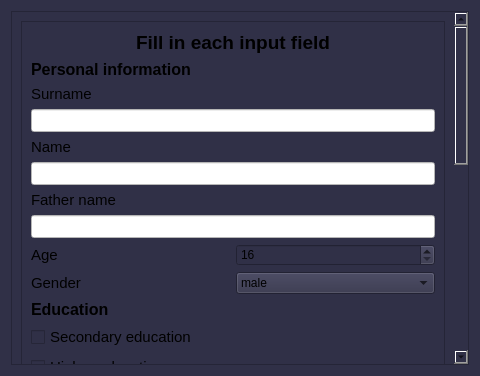
<?xml version="1.0" encoding="UTF-8"?>
<ui version="4.0">
 <class>SignUp</class>
 <widget class="QDialog" name="SignUp">
  <property name="geometry">
   <rect>
    <x>0</x>
    <y>0</y>
    <width>480</width>
    <height>376</height>
   </rect>
  </property>
  <property name="minimumSize">
   <size>
    <width>480</width>
    <height>376</height>
   </size>
  </property>
  <property name="maximumSize">
   <size>
    <width>480</width>
    <height>376</height>
   </size>
  </property>
  <property name="windowTitle">
   <string>Sign up</string>
  </property>
  <property name="styleSheet">
   <string notr="true">background-color: rgb(48, 48, 71);</string>
  </property>
  <layout class="QHBoxLayout" name="horizontalLayout">
   <item>
    <widget class="QScrollArea" name="scrollArea">
     <property name="widgetResizable">
      <bool>true</bool>
     </property>
     <widget class="QWidget" name="scrollAreaWidgetContents_2">
      <property name="geometry">
       <rect>
        <x>0</x>
        <y>-420</y>
        <width>446</width>
        <height>818</height>
       </rect>
      </property>
      <layout class="QHBoxLayout" name="horizontalLayout_2">
       <item>
        <widget class="QFrame" name="frame">
         <property name="minimumSize">
          <size>
           <width>0</width>
           <height>800</height>
          </size>
         </property>
         <property name="styleSheet">
          <string notr="true"/>
         </property>
         <property name="frameShape">
          <enum>QFrame::StyledPanel</enum>
         </property>
         <property name="frameShadow">
          <enum>QFrame::Raised</enum>
         </property>
         <layout class="QVBoxLayout" name="verticalLayout">
          <item>
           <widget class="QLabel" name="label">
            <property name="font">
             <font>
              <pointsize>14</pointsize>
              <bold>true</bold>
             </font>
            </property>
            <property name="text">
             <string>Fill in each input field</string>
            </property>
            <property name="alignment">
             <set>Qt::AlignCenter</set>
            </property>
           </widget>
          </item>
          <item>
           <widget class="QLabel" name="label_10">
            <property name="font">
             <font>
              <pointsize>12</pointsize>
              <bold>true</bold>
             </font>
            </property>
            <property name="text">
             <string>Personal information</string>
            </property>
           </widget>
          </item>
          <item>
           <widget class="QLabel" name="label_2">
            <property name="font">
             <font>
              <pointsize>11</pointsize>
             </font>
            </property>
            <property name="text">
             <string>Surname</string>
            </property>
           </widget>
          </item>
          <item>
           <widget class="QLineEdit" name="surname">
            <property name="font">
             <font>
              <pointsize>10</pointsize>
             </font>
            </property>
            <property name="styleSheet">
             <string notr="true">background-color: rgb(255, 255, 255);
color: rgb(12, 12, 12);</string>
            </property>
           </widget>
          </item>
          <item>
           <widget class="QLabel" name="label_3">
            <property name="font">
             <font>
              <pointsize>11</pointsize>
             </font>
            </property>
            <property name="text">
             <string>Name</string>
            </property>
           </widget>
          </item>
          <item>
           <widget class="QLineEdit" name="name">
            <property name="font">
             <font>
              <pointsize>10</pointsize>
             </font>
            </property>
            <property name="styleSheet">
             <string notr="true">background-color: rgb(255, 255, 255);
color: rgb(12, 12, 12);</string>
            </property>
           </widget>
          </item>
          <item>
           <widget class="QLabel" name="label_4">
            <property name="font">
             <font>
              <pointsize>11</pointsize>
             </font>
            </property>
            <property name="text">
             <string>Father name</string>
            </property>
           </widget>
          </item>
          <item>
           <widget class="QLineEdit" name="last_name">
            <property name="font">
             <font>
              <pointsize>10</pointsize>
             </font>
            </property>
            <property name="styleSheet">
             <string notr="true">background-color: rgb(255, 255, 255);
color: rgb(12, 12, 12);</string>
            </property>
           </widget>
          </item>
          <item>
           <layout class="QHBoxLayout" name="horizontalLayout_6">
            <item>
             <widget class="QLabel" name="label_7">
              <property name="font">
               <font>
                <pointsize>11</pointsize>
               </font>
              </property>
              <property name="text">
               <string>Age</string>
              </property>
             </widget>
            </item>
            <item>
             <widget class="QSpinBox" name="ageSpinBox">
              <property name="minimum">
               <number>16</number>
              </property>
              <property name="maximum">
               <number>100</number>
              </property>
             </widget>
            </item>
           </layout>
          </item>
          <item>
           <layout class="QHBoxLayout" name="horizontalLayout_7">
            <item>
             <widget class="QLabel" name="label_8">
              <property name="font">
               <font>
                <pointsize>11</pointsize>
               </font>
              </property>
              <property name="text">
               <string>Gender</string>
              </property>
             </widget>
            </item>
            <item>
             <widget class="QComboBox" name="genderComboBox">
              <item>
               <property name="text">
                <string>male</string>
               </property>
              </item>
              <item>
               <property name="text">
                <string>female</string>
               </property>
              </item>
             </widget>
            </item>
           </layout>
          </item>
          <item>
           <widget class="QLabel" name="label_9">
            <property name="font">
             <font>
              <pointsize>12</pointsize>
              <bold>true</bold>
             </font>
            </property>
            <property name="text">
             <string>Education</string>
            </property>
           </widget>
          </item>
          <item>
           <layout class="QVBoxLayout" name="verticalLayout_2">
            <item>
             <widget class="QCheckBox" name="checkBox">
              <property name="font">
               <font>
                <pointsize>11</pointsize>
               </font>
              </property>
              <property name="text">
               <string>Secondary education</string>
              </property>
             </widget>
            </item>
           </layout>
          </item>
          <item>
           <widget class="QCheckBox" name="checkBox_2">
            <property name="font">
             <font>
              <pointsize>11</pointsize>
             </font>
            </property>
            <property name="text">
             <string>Higher education</string>
            </property>
           </widget>
          </item>
          <item>
           <widget class="QLabel" name="label_11">
            <property name="font">
             <font>
              <pointsize>11</pointsize>
             </font>
            </property>
            <property name="text">
             <string>University</string>
            </property>
           </widget>
          </item>
          <item>
           <widget class="QLineEdit" name="university">
            <property name="font">
             <font>
              <pointsize>10</pointsize>
             </font>
            </property>
            <property name="styleSheet">
             <string notr="true">background-color: rgb(255, 255, 255);
color: rgb(33, 33, 33);</string>
            </property>
           </widget>
          </item>
          <item>
           <widget class="QLabel" name="label_12">
            <property name="font">
             <font>
              <pointsize>11</pointsize>
             </font>
            </property>
            <property name="text">
             <string>Faculty</string>
            </property>
           </widget>
          </item>
          <item>
           <widget class="QLineEdit" name="faculty">
            <property name="font">
             <font>
              <pointsize>10</pointsize>
             </font>
            </property>
            <property name="styleSheet">
             <string notr="true">background-color: rgb(255, 255, 255);
color: rgb(33, 33, 33);</string>
            </property>
            <property name="text">
             <string/>
            </property>
           </widget>
          </item>
          <item>
           <widget class="QLabel" name="label_14">
            <property name="font">
             <font>
              <pointsize>11</pointsize>
             </font>
            </property>
            <property name="text">
             <string>Speciality</string>
            </property>
           </widget>
          </item>
          <item>
           <widget class="QLineEdit" name="speciality">
            <property name="font">
             <font>
              <pointsize>10</pointsize>
             </font>
            </property>
            <property name="styleSheet">
             <string notr="true">background-color: rgb(255, 255, 255);
color: rgb(33, 33, 33);</string>
            </property>
           </widget>
          </item>
          <item>
           <widget class="QLabel" name="label_13">
            <property name="font">
             <font>
              <pointsize>11</pointsize>
             </font>
            </property>
            <property name="text">
             <string>Degree</string>
            </property>
           </widget>
          </item>
          <item>
           <widget class="QLineEdit" name="degree">
            <property name="font">
             <font>
              <pointsize>10</pointsize>
             </font>
            </property>
            <property name="styleSheet">
             <string notr="true">background-color: rgb(255, 255, 255);
color: rgb(12, 12, 12);</string>
            </property>
           </widget>
          </item>
          <item>
           <layout class="QHBoxLayout" name="horizontalLayout_12">
            <item>
             <widget class="QLabel" name="label_15">
              <property name="font">
               <font>
                <pointsize>11</pointsize>
               </font>
              </property>
              <property name="text">
               <string>Year of admission</string>
              </property>
             </widget>
            </item>
            <item>
             <widget class="QSpinBox" name="admissionSpinBox">
              <property name="buttonSymbols">
               <enum>QAbstractSpinBox::NoButtons</enum>
              </property>
              <property name="minimum">
               <number>1950</number>
              </property>
              <property name="maximum">
               <number>2024</number>
              </property>
             </widget>
            </item>
            <item>
             <widget class="QLabel" name="label_16">
              <property name="font">
               <font>
                <pointsize>11</pointsize>
               </font>
              </property>
              <property name="text">
               <string>Year of graduation</string>
              </property>
             </widget>
            </item>
            <item>
             <widget class="QSpinBox" name="graduationSpinBox">
              <property name="buttonSymbols">
               <enum>QAbstractSpinBox::NoButtons</enum>
              </property>
              <property name="minimum">
               <number>1954</number>
              </property>
              <property name="maximum">
               <number>2050</number>
              </property>
             </widget>
            </item>
           </layout>
          </item>
          <item>
           <widget class="QCheckBox" name="checkBox_3">
            <property name="font">
             <font>
              <pointsize>11</pointsize>
             </font>
            </property>
            <property name="layoutDirection">
             <enum>Qt::RightToLeft</enum>
            </property>
            <property name="text">
             <string>Still learning</string>
            </property>
           </widget>
          </item>
          <item>
           <widget class="QLabel" name="label_17">
            <property name="font">
             <font>
              <pointsize>12</pointsize>
              <bold>true</bold>
             </font>
            </property>
            <property name="text">
             <string>Sign in information</string>
            </property>
           </widget>
          </item>
          <item>
           <widget class="QLabel" name="label_5">
            <property name="font">
             <font>
              <pointsize>11</pointsize>
             </font>
            </property>
            <property name="text">
             <string>Email</string>
            </property>
           </widget>
          </item>
          <item>
           <widget class="QLineEdit" name="email">
            <property name="font">
             <font>
              <pointsize>10</pointsize>
             </font>
            </property>
            <property name="styleSheet">
             <string notr="true">background-color: rgb(255, 255, 255);
color: rgb(33, 33, 33);</string>
            </property>
           </widget>
          </item>
          <item>
           <widget class="QLabel" name="label_6">
            <property name="font">
             <font>
              <pointsize>11</pointsize>
             </font>
            </property>
            <property name="text">
             <string>Password</string>
            </property>
           </widget>
          </item>
          <item>
           <widget class="QLineEdit" name="password">
            <property name="font">
             <font>
              <pointsize>10</pointsize>
             </font>
            </property>
            <property name="styleSheet">
             <string notr="true">background-color: rgb(255, 255, 255);
color: rgb(12, 12, 12);</string>
            </property>
           </widget>
          </item>
          <item>
           <spacer name="verticalSpacer">
            <property name="orientation">
             <enum>Qt::Vertical</enum>
            </property>
            <property name="sizeHint" stdset="0">
             <size>
              <width>20</width>
              <height>60</height>
             </size>
            </property>
           </spacer>
          </item>
          <item>
           <widget class="QPushButton" name="pushButton">
            <property name="font">
             <font>
              <pointsize>11</pointsize>
             </font>
            </property>
            <property name="text">
             <string>Sign up</string>
            </property>
           </widget>
          </item>
         </layout>
        </widget>
       </item>
      </layout>
     </widget>
    </widget>
   </item>
  </layout>
 </widget>
 <resources/>
 <connections/>
</ui>
